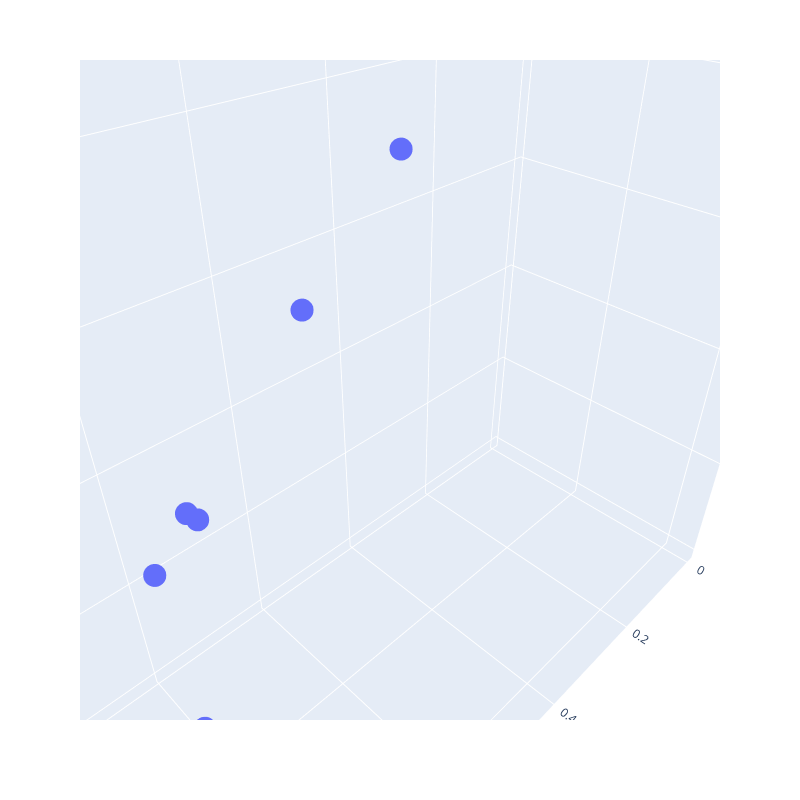

The notebook cell saved with this chart:
### Code cell
from sklearn.decomposition import LatentDirichletAllocation
import plotly.express as px
lda = LatentDirichletAllocation(n_components=3,random_state=0)
lda.fit(new_df.drop(['Name','Location'],axis=1))
X=lda.transform(new_df.drop(['Name','Location'],axis=1))
fig = px.scatter_3d(X, x=0, y=1, z=2,width=800, height=800)
fig.show()
